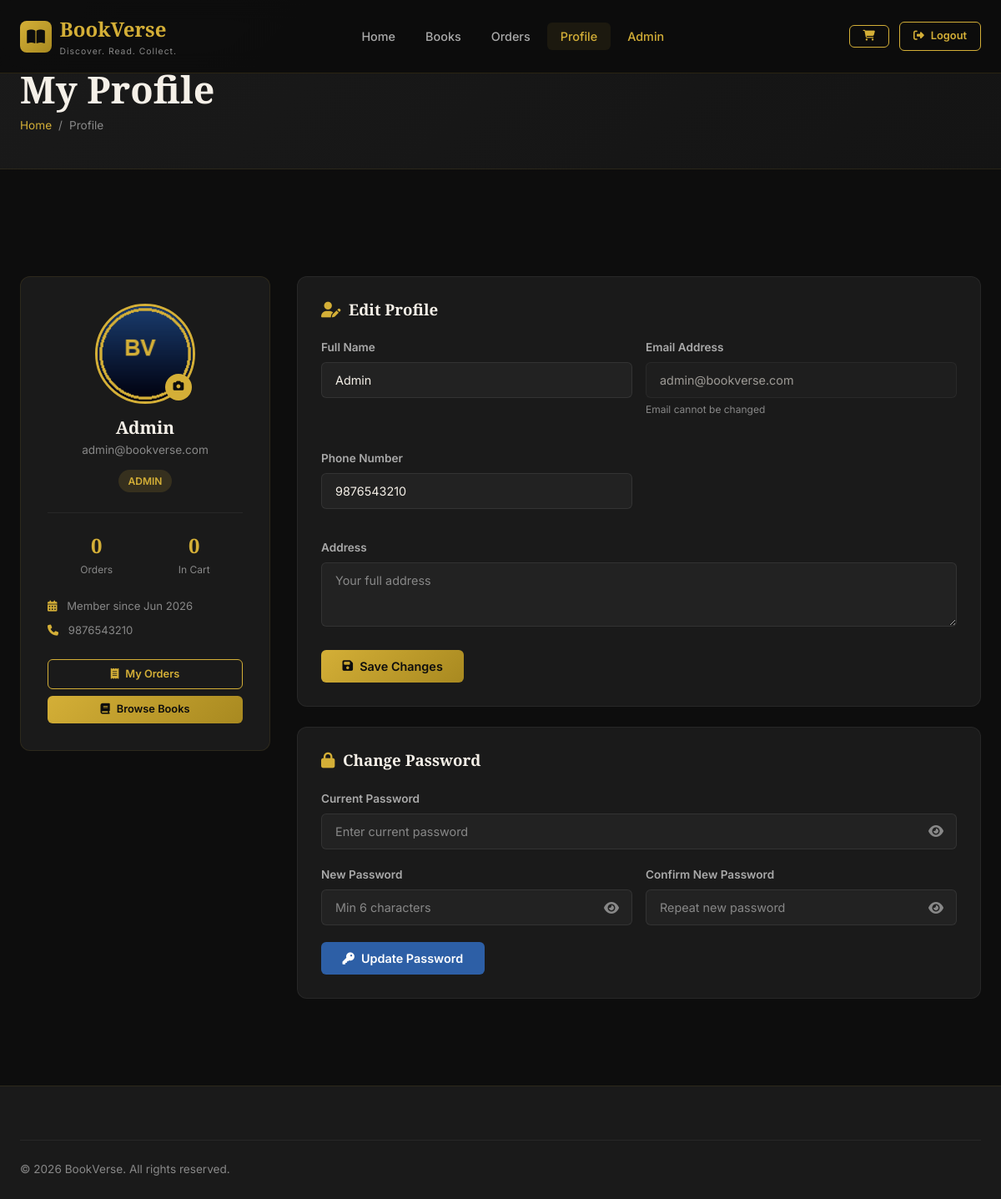
The app's page /profile.php (signed in) with its own data.
### tables this page shows
CREATE TABLE IF NOT EXISTS users (
    id INT AUTO_INCREMENT PRIMARY KEY,
    name VARCHAR(100) NOT NULL,
    email VARCHAR(150) NOT NULL UNIQUE,
    password VARCHAR(255) NOT NULL,
    phone VARCHAR(20),
    address TEXT,
    profile_picture VARCHAR(255) DEFAULT 'default.png',
    role ENUM('customer', 'admin') DEFAULT 'customer',
    created_at TIMESTAMP DEFAULT CURRENT_TIMESTAMP,
    updated_at TIMESTAMP DEFAULT CURRENT_TIMESTAMP ON UPDATE CURRENT_TIMESTAMP
);

### includes/auth.php (called while the page is built, shortened)
<?php
require_once __DIR__ . '/db.php';
function isLoggedIn() {
    return isset($_SESSION['user_id']);
}
function isAdmin() {
    return isset($_SESSION['user_role']) && $_SESSION['user_role'] === 'admin';
}
function getCurrentUser() {
    global $conn;
    $stmt = $conn->prepare("SELECT id, name, email, phone, address, profile_picture, role, created_at FROM users WHERE id = ?");
    $stmt->bind_param("i", $_SESSION['user_id']);
    $stmt->execute();
    $result = $stmt->get_result();
    $user = $result->fetch_assoc();
    return $user;
}

### includes/functions.php (called while the page is built, shortened)
<?php
require_once __DIR__ . '/db.php';
function getCartCount($user_id) {
    global $conn;
    $stmt = $conn->prepare("SELECT SUM(quantity) as total FROM cart WHERE user_id = ?");
    $stmt->bind_param("i", $user_id);
    $stmt->execute();
    $result = $stmt->get_result();
    $row = $result->fetch_assoc();
    return $row['total'] ?? 0;
}
function getOrders($user_id = null) {
    global $conn;
    if ($user_id) {
        $stmt = $conn->prepare("SELECT * FROM orders WHERE user_id = ? ORDER BY created_at DESC");
        $stmt->bind_param("i", $user_id);
    } else {
        $stmt = $conn->prepare("SELECT o.*, u.name as user_name FROM orders o JOIN users u ON o.user_id = u.id ORDER BY o.created_at DESC");
    }
    $stmt->execute();
    $result = $stmt->get_result();
    $orders = $result->fetch_all(MYSQLI_ASSOC);
    return $orders;
}

### profile.php (the view, shortened to what this page needs)
<?php
require_once 'includes/auth.php';
require_once 'includes/functions.php';
$user      = getCurrentUser();
$cartCount = getCartCount($_SESSION['user_id']);
$orders    = getOrders($_SESSION['user_id']);
?>
<!DOCTYPE html>
<html lang="en">
<head>
  <link rel="stylesheet" href="assets/css/style.css">
  <link rel="stylesheet" href="https://cdnjs.cloudflare.com/ajax/libs/font-awesome/6.4.0/css/all.min.css">
</head>
<body>
<nav class="navbar" id="navbar">
  <div class="nav-container">
    <a href="index.php" class="nav-logo">
      <div class="logo-icon"><i class="fas fa-book-open"></i></div>
      <div><span class="logo-text">BookVerse</span><span class="logo-tag">Discover. Read. Collect.</span></div>
    </a>
    <ul class="nav-menu" id="navMenu">
      <li><a href="index.php" class="nav-link">Home</a></li>
      <li><a href="books.php" class="nav-link">Books</a></li>
      <li><a href="orders.php" class="nav-link">Orders</a></li>
      <li><a href="profile.php" class="nav-link active">Profile</a></li>
      <?php if (isAdmin()): ?><li><a href="admin.php" class="nav-link text-gold">Admin</a></li><?php endif; ?>
    </ul>
    <div class="nav-actions">
      <a href="cart.php" class="btn btn-outline btn-sm cart-badge">
        <i class="fas fa-shopping-cart"></i>
      </a>
      <a href="logout.php" class="btn btn-outline btn-sm"><i class="fas fa-sign-out-alt"></i> Logout</a>
    </div>
  </div>
</nav>
<div class="page-header">
  <div class="container">
    <h1>My Profile</h1>
    <div class="breadcrumb">
      <a href="index.php">Home</a><span class="sep">/</span><span>Profile</span>
    </div>
  </div>
</div>
<section class="section">
  <div class="container">
    <div class="profile-layout">
      <div class="profile-card">
        <div class="profile-avatar-wrap">
          <img src="uploads/<?= htmlspecialchars($user['profile_picture'] ?? 'default.png') ?>"
               class="profile-avatar" id="profileAvatarPreview"
               onerror="this.src='assets/images/default_avatar.png'"
               alt="Profile Picture">
          <label for="avatarInput" class="avatar-edit" title="Change photo">
            <i class="fas fa-camera"></i>
          </label>
        </div>
        <h3 class="profile-name"><?= htmlspecialchars($user['name']) ?></h3>
        <p class="profile-email"><?= htmlspecialchars($user['email']) ?></p>
        <span class="profile-role"><?= ucfirst($user['role']) ?></span>
        <div style="margin-top:1.5rem;padding-top:1.25rem;border-top:1px solid rgba(255,255,255,0.06);">
          <div style="display:flex;justify-content:space-around;">
            <div style="text-align:center;">
              <div style="font-family:var(--font-heading);font-size:1.5rem;color:var(--gold);font-weight:700;"><?= count($orders) ?></div>
              <div style="font-size:0.75rem;color:var(--gray);">Orders</div>
            </div>
            <div style="text-align:center;">
              <div style="font-family:var(--font-heading);font-size:1.5rem;color:var(--gold);font-weight:700;"><?= $cartCount ?></div>
              <div style="font-size:0.75rem;color:var(--gray);">In Cart</div>
            </div>
          </div>
        </div>
        <div style="margin-top:1.5rem;text-align:left;font-size:0.82rem;color:var(--gray);">
          <div style="margin-bottom:0.5rem;"><i class="fas fa-calendar-alt" style="color:var(--gold);margin-right:0.5rem;"></i> Member since <?= date('M Y', strtotime($user['created_at'])) ?></div>
          <?php if ($user['phone']): ?>
          <div><i class="fas fa-phone" style="color:var(--gold);margin-right:0.5rem;"></i> <?= htmlspecialchars($user['phone']) ?></div>
          <?php endif; ?>
        </div>
        <div style="margin-top:1.5rem;display:grid;gap:0.5rem;">
          <a href="orders.php" class="btn btn-outline btn-sm btn-block">
            <i class="fas fa-receipt"></i> My Orders
          </a>
          <a href="books.php" class="btn btn-gold btn-sm btn-block">
            <i class="fas fa-book"></i> Browse Books
          </a>
        </div>
      </div>
      <div>
        <div style="background:var(--dark-3);border:1px solid rgba(255,255,255,0.06);border-radius:var(--radius-md);padding:1.75rem;margin-bottom:1.5rem;">
          <h3 style="font-family:var(--font-heading);margin-bottom:1.5rem;display:flex;align-items:center;gap:0.6rem;">
            <i class="fas fa-user-edit" style="color:var(--gold);"></i> Edit Profile
          </h3>
          <form method="POST" enctype="multipart/form-data">
            <div style="display:grid;grid-template-columns:1fr 1fr;gap:1rem;">
              <div class="form-group">
                <label class="form-label">Full Name</label>
                <input type="text" name="name" class="form-control"
                       value="<?= htmlspecialchars($user['name']) ?>" required>
              </div>
              <div class="form-group">
                <label class="form-label">Email Address</label>
                <input type="email" class="form-control"
                       value="<?= htmlspecialchars($user['email']) ?>" disabled
                       style="opacity:0.6;cursor:not-allowed;">
                <span style="font-size:0.75rem;color:var(--gray);">Email cannot be changed</span>
              </div>
              <div class="form-group">
                <label class="form-label">Phone Number</label>
                <input type="tel" name="phone" class="form-control"
                       value="<?= htmlspecialchars($user['phone'] ?? '') ?>"
                       placeholder="+91 98765 43210">
              </div>
              <div class="form-group" style="grid-column:1/-1;">
                <label class="form-label">Address</label>
                <textarea name="address" class="form-control" rows="3"
                          placeholder="Your full address"><?= htmlspecialchars($user['address'] ?? '') ?></textarea>
              </div>
            </div>
            <button type="submit" class="btn btn-gold">
              <i class="fas fa-save"></i> Save Changes
            </button>
          </form>
        </div>
        <div style="background:var(--dark-3);border:1px solid rgba(255,255,255,0.06);border-radius:var(--radius-md);padding:1.75rem;margin-bottom:1.5rem;">
          <h3 style="font-family:var(--font-heading);margin-bottom:1.5rem;display:flex;align-items:center;gap:0.6rem;">
            <i class="fas fa-lock" style="color:var(--gold);"></i> Change Password
          </h3>
          <form method="POST">
            <div class="form-group">
              <label class="form-label">Current Password</label>
              <div style="position:relative;">
                <input type="password" name="current_password" class="form-control"
                       placeholder="Enter current password" style="padding-right:3rem;">
                <i class="fas fa-eye password-toggle" style="position:absolute;right:1rem;top:50%;transform:translateY(-50%);cursor:pointer;color:var(--gray);"></i>
              </div>
            </div>
            <div style="display:grid;grid-template-columns:1fr 1fr;gap:1rem;">
              <div class="form-group">
                <label class="form-label">New Password</label>
                <div style="position:relative;">
                  <input type="password" name="new_password" class="form-control"
                         placeholder="Min 6 characters" style="padding-right:3rem;">
                  <i class="fas fa-eye password-toggle" style="position:absolute;right:1rem;top:50%;transform:translateY(-50%);cursor:pointer;color:var(--gray);"></i>
                </div>
              </div>
              <div class="form-group">
                <label class="form-label">Confirm New Password</label>
                <div style="position:relative;">
                  <input type="password" name="confirm_new_password" class="form-control"
                         placeholder="Repeat new password" style="padding-right:3rem;">
                  <i class="fas fa-eye password-toggle" style="position:absolute;right:1rem;top:50%;transform:translateY(-50%);cursor:pointer;color:var(--gray);"></i>
                </div>
              </div>
            </div>
            <button type="submit" class="btn btn-blue">
              <i class="fas fa-key"></i> Update Password
            </button>
          </form>
        </div>
      </div>
    </div>
  </div>
</section>
<footer class="footer">
  <div class="container">
    <div class="footer-bottom">
      <p class="footer-copy">&copy; <?= date('Y') ?> BookVerse. All rights reserved.</p>
    </div>
  </div>
</footer>
</body>
</html>

### records on screen
users: name "Admin", email "admin@bookverse.com", role "ADMIN", created_at "Jun 2026", phone "9876543210"

### other values on screen
count($orders) "0"
$cartCount "0"
